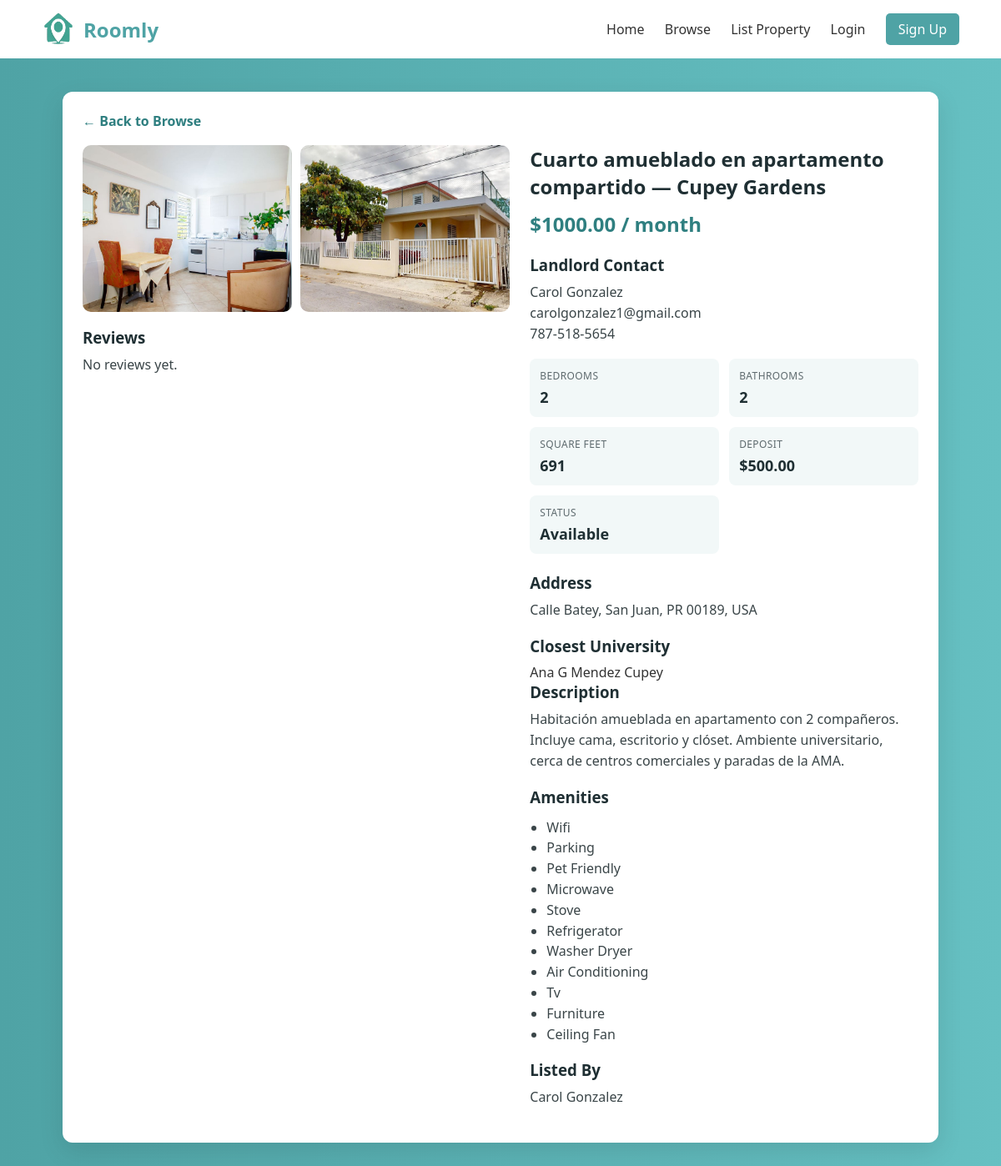
/property/22, run on the app's committed database.
### website/models.py (models this page shows, shortened)
class PropertyImage(db.Model):
    __tablename__ = 'PROPERTY_IMAGES'
    image_id_pk = db.Column(db.Integer, primary_key=True)
    image_url = db.Column(db.String(255), nullable=False)
    property_id_fk = db.Column(db.Integer, db.ForeignKey('PROPERTY.property_id_pk'), nullable=False)

class Property(db.Model):
    __tablename__ = 'PROPERTY'
    property_id_pk = db.Column(db.Integer, primary_key=True)
    title = db.Column(db.String(255), nullable=False)
    description = db.Column(db.Text, nullable=False)
    address = db.Column(db.String(255), nullable=False)
    city = db.Column(db.String(255), nullable=False)
    state = db.Column(db.String(255), nullable=False)
    country = db.Column(db.String(255), nullable=False)
    postal_code = db.Column(db.String(10), nullable=False)
    price_per_month = db.Column(db.Float, nullable=False)
    deposit_amount = db.Column(db.Float, nullable=False)
    number_of_bedrooms = db.Column(db.Integer, nullable=False)
    number_of_bathrooms = db.Column(db.Integer, nullable=False, default=1)
    sqr_ft = db.Column(db.Integer, nullable=False)
    amenities = db.Column(db.Text, nullable=True)
    availability_status = db.Column(db.Boolean, nullable=False)
    owner_id_fk = db.Column(db.Integer, nullable=False)
    university_id_fk = db.Column(db.Integer, nullable=True)
    images = db.relationship('PropertyImage', backref='property', lazy='select')
    amenity_links = db.relationship('PropertyAmenity', backref='property', lazy='select')
    reviews = db.relationship('PropertyReview', backref='property', lazy='select', cascade='all, delete-orphan')

class Account(db.Model):
    __tablename__ = 'ACCOUNT'
    account_id_pk = db.Column(db.Integer, primary_key=True)
    email = db.Column(db.String(255), unique=True, nullable=False)
    hashed_password = db.Column(db.String(255), nullable=False)
    first_name = db.Column(db.String(255), nullable=False)
    last_name = db.Column(db.String(255), nullable=False)
    city = db.Column(db.String(255), nullable=True)
    phone_number = db.Column(db.String(20), nullable=True)
    profile_picture = db.Column(db.String(255), nullable=True)
    date_created = db.Column(db.DateTime, nullable=True)
    account_status = db.Column(db.String(20), nullable=False)
    account_type = db.Column(db.String(20), nullable=False, default='STUDENT')

class University(db.Model):
    __tablename__ = 'UNIVERSITY'
    university_id_pk = db.Column(db.Integer, primary_key=True)
    name = db.Column(db.String(255), nullable=False)

class Owner(db.Model):
    __tablename__ = 'OWNER'
    owner_id_pk = db.Column(db.Integer, primary_key=True)
    company_name = db.Column(db.String(255), nullable=True)
    verified_status = db.Column(db.Boolean, nullable=True)
    account_id_fk = db.Column(db.Integer, nullable=False)

### website/views.py (the view, shortened to what this page needs)
@views.route('/property/<int:property_id>')
def property_detail(property_id):
    selected_property = Property.query.get_or_404(property_id)
    owner_profile = Owner.query.filter_by(owner_id_pk=selected_property.owner_id_fk).first()
    owner_account = _get_owner_account(owner_profile)
    account_id = session.get('account_id')
    university = None
    if selected_property.university_id_fk:
        university = University.query.get(selected_property.university_id_fk)
    amenity_names = []
    if selected_property.amenities:
        amenity_names = [name.strip() for name in selected_property.amenities.split(',') if name.strip()]
    user_application = None
    property_applications = []
    reviews = (
        PropertyReview.query
        .filter_by(property_id_fk=selected_property.property_id_pk)
        .order_by(PropertyReview.date_posted.desc())
        .all()
    )
    average_rating = None
    if reviews:
        average_rating = round(sum(review.rating for review in reviews) / len(reviews), 1)
    user_review = None
    if account_id:
        user_review = PropertyReview.query.filter_by(property_id_fk=selected_property.property_id_pk, account_id_fk=account_id).first()
    can_review = False
    if account_id and not user_review:
        approved_reservation = Reservation.query.filter_by(property_id_fk=selected_property.property_id_pk, account_id_fk=account_id, status='approved').first()
        can_review = approved_reservation is not None
    return render_template(
        'property-detail.html',
        property=selected_property,
        owner=owner_profile,
        owner_account=owner_account,
        university=university,
        amenity_names=amenity_names,
        user_application=user_application,
        property_applications=property_applications,
        reviews=reviews,
        average_rating=average_rating,
        user_review=user_review,
        can_review=can_review,
    )

### website/views.py (called while the page is built)
def _get_owner_account(owner_profile):
    if not owner_profile:
        return None
    return Account.query.filter_by(account_id_pk=owner_profile.account_id_fk).first()

### website/templates/property-detail.html (shortened to what this page needs)
<!DOCTYPE html>
<html lang="en">
<head>
    <link rel="stylesheet" href="{{ url_for('static', filename='styles.css') }}">
</head>
<body>
    <header>
        <a class="logoRoomly" href="{{ url_for('views.home') }}">
            <img src="{{ url_for('static', filename='logoRoomly.png') }}" alt="Roomly Icon" class="header-icon">
            Roomly
        </a>
        <nav>
            <a href="{{ url_for('views.home') }}">Home</a>
            <a href="{{ url_for('views.browse') }}">Browse</a>
            <a href="{{ url_for('views.list_property') }}">List Property</a>
            {% if session.get('account_id') %}
                <a href="{{ url_for('auth.profile') }}">Profile</a>
                <span class="nav-user">Hi, {{ session.get('account_first_name') }}</span>
                <a href="{{ url_for('auth.logout') }}" class="signup-btn">Log Out</a>
            {% else %}
                <a href="{{ url_for('auth.login') }}">Login</a>
                <a href="{{ url_for('auth.signup') }}" class="signup-btn">Sign Up</a>
            {% endif %}
        </nav>
    </header>
    <section class="property-detail-page">
        <div class="property-detail-card">
            <a class="back-to-browse" href="{{ url_for('views.browse') }}">&larr; Back to Browse</a>
            <div class="property-detail-grid">
                <div class="property-detail-image-wrap">
                    {% if property.images %}
                        <div class="property-images-gallery">
                            {% for image in property.images %}
                                <img src="{{ image.image_url }}" alt="{{ property.title }}" class="gallery-image" data-gallery-image="true">
                            {% endfor %}
                        </div>
                    {% else %}
                        <img src="/static/logoRoomly.png" alt="{{ property.title }}">
                    {% endif %}
                    <div class="property-owner-block">
                        <h3>Reviews</h3>
                        {% if average_rating is not none %}
                            <p>Average rating: {{ average_rating }} / 5.0</p>
                        {% else %}
                            <p>No reviews yet.</p>
                        {% endif %}
                    </div>
                </div>
                <div class="property-detail-info">
                    <h1>{{ property.title }}</h1>
                    <p class="property-price">${{ '%.2f'|format(property.price_per_month) }} / month</p>
                    <div class="property-owner-block">
                        <h3>Landlord Contact</h3>
                        {% if owner_account %}
                            <p>{{ owner_account.first_name }} {{ owner_account.last_name }}</p>
                            <p>{{ owner_account.email }}</p>
                            {% if owner_account.phone_number %}
                                <p>{{ owner_account.phone_number }}</p>
                            {% endif %}
                        {% else %}
                            <p>No landlord contact available.</p>
                        {% endif %}
                    </div>
                    <div class="property-meta-grid">
                        <div>
                            <span class="meta-label">Bedrooms</span>
                            <span class="meta-value">{{ property.number_of_bedrooms }}</span>
                        </div>
                        <div>
                            <span class="meta-label">Bathrooms</span>
                            <span class="meta-value">{{ property.number_of_bathrooms }}</span>
                        </div>
                        <div>
                            <span class="meta-label">Square Feet</span>
                            <span class="meta-value">{{ property.sqr_ft }}</span>
                        </div>
                        <div>
                            <span class="meta-label">Deposit</span>
                            <span class="meta-value">${{ '%.2f'|format(property.deposit_amount) }}</span>
                        </div>
                        <div>
                            <span class="meta-label">Status</span>
                            <span class="meta-value">{{ 'Available' if property.availability_status else 'Not Available' }}</span>
                        </div>
                    </div>
                    <div class="property-address-block">
                        <h3>Address</h3>
                        <p>{{ property.address }}, {{ property.city }}, {{ property.state }} {{ property.postal_code }}, {{ property.country }}</p>
                    </div>
                    {% if university %}
                    <div class="property-university-block">
                        <h3>Closest University</h3>
                        <p>{{ university.name }}</p>
                    </div>
                    {% endif %}
                    <div class="property-description-block">
                        <h3>Description</h3>
                        <p>{{ property.description }}</p>
                    </div>
                    <div class="property-amenities-block">
                        <h3>Amenities</h3>
                        {% if amenity_names %}
                            <ul class="amenities-list">
                                {% for amenity in amenity_names %}
                                    <li>{{ amenity }}</li>
                                {% endfor %}
                            </ul>
                        {% else %}
                            <p>No amenities listed.</p>
                        {% endif %}
                    </div>
                    <div class="property-owner-block">
                        <h3>Listed By</h3>
                        <p>
                            {% if owner or owner.company_name %}
                                {{ owner.company_name if owner.company_name else (owner_account.first_name + ' ' + owner_account.last_name) }}
                            {% else %}
                                Roomly Owner
                            {% endif %}
                        </p>
                    </div>
                </div>
            </div>
        </div>
    </section>
</body>
</html>

### website/static/styles.css (style rules this page uses)
* { margin: 0; padding: 0; box-sizing: border-box; font-family: 'Segoe UI', sans-serif; }
body { background-color: #f8f9fa; color: #333; }
header { display: flex; justify-content: space-between; align-items: center; padding: 15px 50px; background-color: white; box-shadow: 0 2px 5px rgba(0,0,0,0.05); }
.header-icon { height: 40px; width: 40px; margin-right: 10px; vertical-align: middle; }
.logoRoomly { display: flex; align-items: center; font-size: 24px; font-weight: 700; color: #4FA3A5; text-decoration: none; }
nav a { margin-left: 20px; text-decoration: none; color: #333; font-weight: 500; }
.signup-btn { background-color: #4FA3A5; color: white; padding: 8px 15px; border-radius: 5px; }
.property-detail-page { min-height: calc(100vh - 70px); background: linear-gradient(to right, #4FA3A5, #66c0c2); padding: 40px 20px; }
.property-detail-card { max-width: 1050px; margin: 0 auto; background-color: white; border-radius: 12px; box-shadow: 0 10px 30px rgba(0, 0, 0, 0.1); padding: 24px; }
.back-to-browse { display: inline-block; margin-bottom: 18px; text-decoration: none; color: #2f7f80; font-weight: 600; }
.property-detail-grid { display: grid; grid-template-columns: 1.1fr 1fr; gap: 24px; }
.property-detail-image-wrap { display: flex; flex-direction: column; gap: 18px; }
.property-detail-image-wrap img { width: 100%; border-radius: 10px; object-fit: cover; max-height: 460px; }
.property-images-gallery { display: grid; grid-template-columns: repeat(auto-fit, minmax(200px, 1fr)); gap: 10px; }
.gallery-image { width: 100%; border-radius: 10px; object-fit: cover; height: 200px; cursor: pointer; transition: transform 0.2s ease; }
.property-detail-info h1 { margin-bottom: 10px; color: #1f2f33; margin-bottom: 12px; }
.property-detail-info h3 { margin-bottom: 8px; color: #1f2f33; }
.property-price { color: #2f7f80; font-size: 24px; font-weight: 700; margin-bottom: 20px; }
.property-meta-grid { display: grid; grid-template-columns: repeat(2, minmax(130px, 1fr)); gap: 12px; margin-bottom: 22px; }
.property-meta-grid > div { background-color: #f2f8f8; border-radius: 8px; padding: 12px; display: flex; flex-direction: column; gap: 5px; }
.meta-label { font-size: 12px; text-transform: uppercase; color: #5e6a6e; letter-spacing: 0.4px; }
.meta-value { font-size: 18px; font-weight: 700; color: #1f2f33; }
.property-address-block, .property-description-block, .property-amenities-block, .property-owner-block { margin-bottom: 18px; }
.property-address-block h3, .property-description-block h3, .property-amenities-block h3, .property-owner-block h3 { margin-bottom: 8px; color: #1f2f33; }
.property-address-block p, .property-description-block p, .property-amenities-block p, .property-owner-block p { color: #3a4548; line-height: 1.55; }
.amenities-list { margin: 0; padding-left: 20px; color: #3a4548; line-height: 1.55; margin-top: 12px; }

### data on the page
PropertyImage: image_url (picture)
PropertyImage: image_url (picture)
Property: title "Cuarto amueblado en apartamento compartido — Cupey Gardens", price_per_month "1000.00", number_of_bedrooms "2", number_of_bathrooms "2", sqr_ft "691", deposit_amount "500.00", availability_status "Available", address "Calle Batey", city "San Juan", state "PR", postal_code "00189", country "USA", description "Habitación amueblada en apartamento con 2 compañeros. Incluye cama, escritorio y clóset. Ambiente universitario, cerca de centros comerciales y paradas de la AMA."
Account: first_name "Carol", last_name "Gonzalez", email "carolgonzalez1@gmail.com", phone_number "787-518-5654"
University: name "Ana G Mendez Cupey"
Owner: company_name.last_name "Carol Gonzalez"

### other printed values
{{ amenity }} "Wifi" "Parking" "Pet Friendly" "Microwave" "Stove" "Refrigerator" "Washer Dryer" "Air Conditioning" "Tv" "Furniture" "Ceiling Fan"
